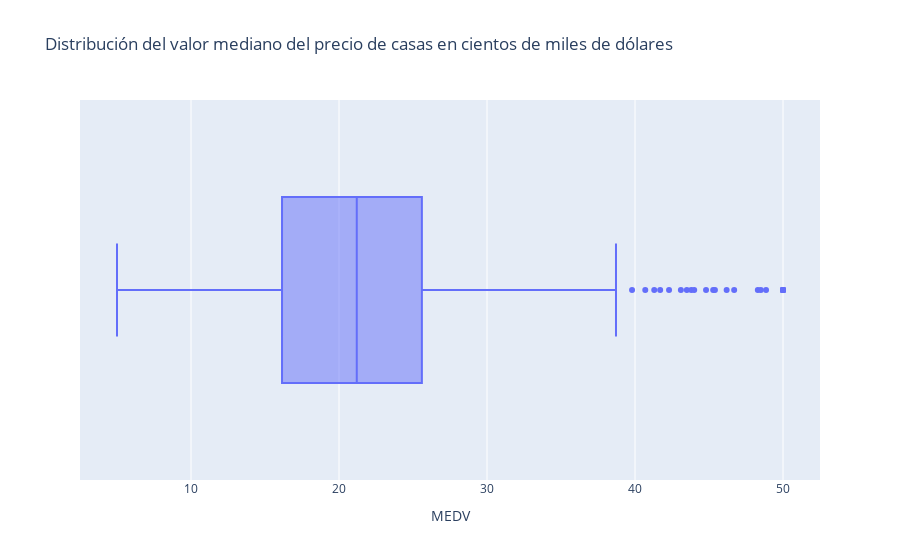

The notebook cell saved with this chart:
### Markdown cell above
Se observa una relación negativa media entre la proporción de casas construidas antes de 1940 que estan ocupadas y la distancia a los centros de empleo, es decir, entre más casas construidas antes de 1940 hay, más cercano a 5 centros de empleos de boston va a estar.

### Code cell
fig = px.box(y_train_df, x="MEDV",
            title='Distribución del valor mediano del precio de casas en cientos de miles de dólares')
fig.show()

### Figure 1 — Plotly figure (JSON) as saved in the notebook; plotly's stock layout.template omitted (floating-point values rounded to 4 significant figures; data arrays with more than 128 entries replaced by an {"elided": "..."} marker saying what was removed)
{"data": [{"alignmentgroup": "True", "hovertemplate": "MEDV=%{x}<extra></extra>", "legendgroup": "", "marker": {"color": "#636efa"}, "name": "", "notched": false, "offsetgroup": "", "orientation": "h", "showlegend": false, "type": "box", "x": {"elided": "428 float values"}, "x0": " ", "xaxis": "x", "y0": " ", "yaxis": "y"}], "layout": {"boxmode": "group", "legend": {"tracegroupgap": 0}, "title": {"text": "Distribución del valor mediano del precio de casas en cientos de miles de dólares"}, "xaxis": {"anchor": "y", "domain": [0, 1], "title": {"text": "MEDV"}}, "yaxis": {"anchor": "x", "domain": [0, 1]}}}
